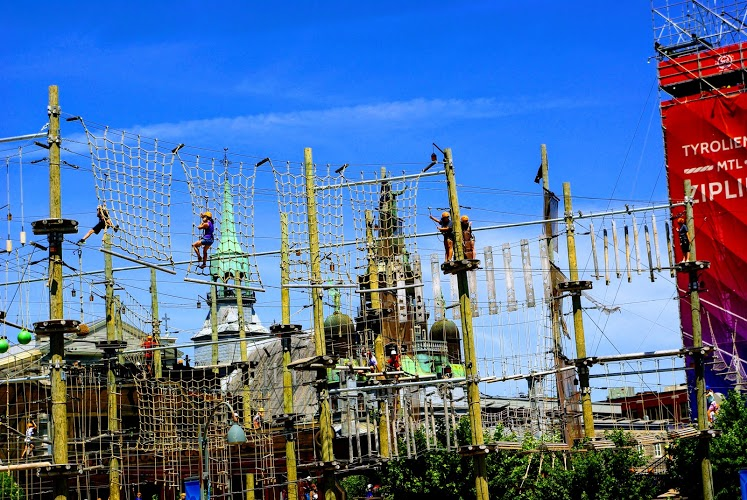
#> input picture backend/google.jpg, 747 x 500 px, found by its file name
$ python image-processing2.py google.jpg
#> lines starting #> are read from the running program, lines starting #| are printed output that depends on the picture
import asyncio
import sys

#for opencv
import cv2
import numpy

#for GCP
import io
import os

# Imports the Google Cloud client library
from google.cloud import vision
from google.cloud.vision import types

if len(sys.argv) != 2:
    raise "ERROR: expects one argument (the image file's name)"
# arg format: 'imagename.jpg'
pathToImage = "./images/" + sys.argv[1]

image = cv2.imread(pathToImage)
#> image is the input picture: shape (500, 747, 3); mean B, G, R 157.1, 112.5, 83.3
#cv2.imshow("Original Image", image)
cv2.waitKey(0)


#original height and width
height, width = image.shape[:2]
#> height = 500; width = 747

#top left quadrant
start_row, start_col = int(0), int(0)
end_row, end_col = int(height * 0.5), int(width * 0.5)
#> end_row = 250; end_col = 373
cropped_top_left = image[start_row:end_row , start_col:end_col]
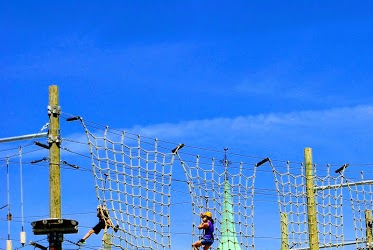
#> cropped_top_left: shape (250, 373, 3); mean B, G, R 230.3, 130, 58.5
#print (f'{start_row} + {end_row}')
#print (f'{start_col} + {end_col}')

#cv2.imshow("Cropped Top Left", cropped_top_left)
cv2.imwrite("images/img1.jpg", cropped_top_left)
cv2.waitKey(0)
cv2.destroyAllWindows()

#top right quadrant
start_row, start_col = int(0), int(width * 0.5)
#> start_row = 0; start_col = 373
end_row, end_col = int(height * 0.5), int(width)
#> end_col = 747
cropped_top_right = image[start_row:end_row , start_col:end_col]
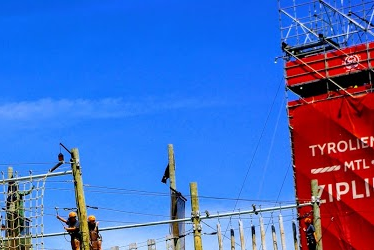
#> cropped_top_right: shape (250, 374, 3); mean B, G, R 194.4, 108.1, 70.3

#cv2.imshow("Cropped Top Right", cropped_top_right)
cv2.imwrite("images/img2.jpg", cropped_top_right)
cv2.waitKey(0)
cv2.destroyAllWindows()

#bottom left quadrant
start_row, start_col = int(height * 0.5), int(0)
#> start_row = 250; start_col = 0
end_row, end_col = int(height), int(width * 0.5)
#> end_row = 500; end_col = 373
cropped_bot_left = image[start_row:end_row , start_col:end_col]
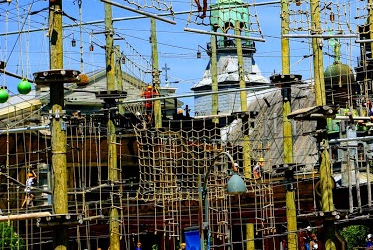
#> cropped_bot_left: shape (250, 373, 3); mean B, G, R 97.1, 102.8, 96.7

#cv2.imshow("Cropped Bot Left", cropped_bot_left)
cv2.imwrite("images/img3.jpg", cropped_bot_left)
cv2.waitKey(0)
cv2.destroyAllWindows()

#top right quadrant
start_row, start_col = int(height * 0.5), int(width * 0.5)
#> start_col = 373
end_row, end_col = int(height), int(width)
#> end_col = 747
cropped_bot_right = image[start_row:end_row , start_col:end_col]
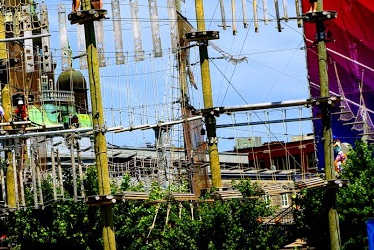
#> cropped_bot_right: shape (250, 374, 3); mean B, G, R 106.6, 109.1, 107.6

#cv2.imshow("Cropped Bot Right", cropped_bot_right)
cv2.imwrite("images/img4.jpg", cropped_bot_right)
cv2.waitKey(0)
cv2.destroyAllWindows()

#GCP IMAGE API CALLS:
# Instantiates a GCP client
client = vision.ImageAnnotatorClient()

async def callGoogle(path):
    # The name of the image file to annotate
    file_name = os.path.join(
        os.path.dirname(__file__),
        path)

    # Loads the image into memory
    with io.open(file_name, 'rb') as image_file:
        content = image_file.read()

    google_image = types.Image(content=content)

    # Performs label detection on the image file
    labelList = []
    response = client.label_detection(image=google_image)
    labels = response.label_annotations
    for label in labels:
        labelList.append(label.description)
    #print(labelList)
    return labelList

async def precall():
    img0 = loop.create_task(callGoogle("images/file.jpg"))
    img1 = loop.create_task(callGoogle("images/img1.jpg"))
    img2 = loop.create_task(callGoogle("images/img2.jpg"))
    img3 = loop.create_task(callGoogle("images/img3.jpg"))
    img4 = loop.create_task(callGoogle("images/img4.jpg"))
    return img0, img1, img2, img3, img4

try:
    loop = asyncio.get_event_loop()
    result = loop.run_until_complete(precall())
    accessScore = 0
    for res in result:
        labelArray = res.result()
        if 'stairs' in labelArray:
            accessScore = accessScore - 2
        if 'table' in labelArray:
            accessScore = accessScore - 1
        if 'chair' in labelArray:
            accessScore = accessScore - 0.5
        if 'ramp' in labelArray:
            accessScore = accessScore + 1
        if 'handrail' in labelArray:
            accessScore = accessScore + 0.5
        if 'path' in labelArray:
            accessScore = accessScore + 0.5
        if 'floor' in labelArray:
            accessScore = accessScore + 0.5
        if 'elevator' in labelArray:
            accessScore = accessScore + 2
        if 'bench' in labelArray:
            accessScore = accessScore + 1
    print(accessScore)
    sys.stdout.flush()
except Exception as e:
    print(e)
